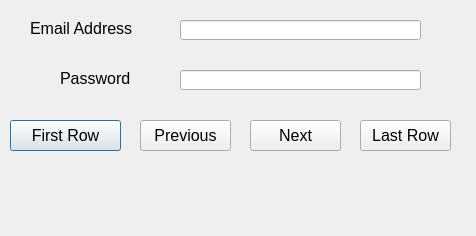
<?xml version="1.0" encoding="UTF-8"?>
<ui version="4.0">
 <class>Dialog</class>
 <widget class="QDialog" name="Dialog">
  <property name="geometry">
   <rect>
    <x>0</x>
    <y>0</y>
    <width>476</width>
    <height>236</height>
   </rect>
  </property>
  <property name="windowTitle">
   <string>Dialog</string>
  </property>
  <widget class="QLabel" name="label_3">
   <property name="geometry">
    <rect>
     <x>30</x>
     <y>20</y>
     <width>141</width>
     <height>16</height>
    </rect>
   </property>
   <property name="font">
    <font>
     <pointsize>12</pointsize>
    </font>
   </property>
   <property name="text">
    <string>Email Address</string>
   </property>
  </widget>
  <widget class="QLineEdit" name="lineEditEmailAddress">
   <property name="geometry">
    <rect>
     <x>180</x>
     <y>20</y>
     <width>241</width>
     <height>20</height>
    </rect>
   </property>
   <property name="font">
    <font>
     <pointsize>12</pointsize>
    </font>
   </property>
  </widget>
  <widget class="QLabel" name="label_4">
   <property name="geometry">
    <rect>
     <x>60</x>
     <y>70</y>
     <width>91</width>
     <height>16</height>
    </rect>
   </property>
   <property name="font">
    <font>
     <pointsize>12</pointsize>
    </font>
   </property>
   <property name="text">
    <string>Password</string>
   </property>
  </widget>
  <widget class="QLineEdit" name="lineEditPassword">
   <property name="geometry">
    <rect>
     <x>180</x>
     <y>70</y>
     <width>241</width>
     <height>20</height>
    </rect>
   </property>
   <property name="font">
    <font>
     <pointsize>12</pointsize>
    </font>
   </property>
   <property name="echoMode">
    <enum>QLineEdit::Password</enum>
   </property>
  </widget>
  <widget class="QPushButton" name="pushButtonFirst">
   <property name="geometry">
    <rect>
     <x>10</x>
     <y>120</y>
     <width>111</width>
     <height>31</height>
    </rect>
   </property>
   <property name="font">
    <font>
     <pointsize>12</pointsize>
    </font>
   </property>
   <property name="text">
    <string>First Row</string>
   </property>
  </widget>
  <widget class="QPushButton" name="pushButtonPrevious">
   <property name="geometry">
    <rect>
     <x>140</x>
     <y>120</y>
     <width>91</width>
     <height>31</height>
    </rect>
   </property>
   <property name="font">
    <font>
     <pointsize>12</pointsize>
    </font>
   </property>
   <property name="text">
    <string>Previous</string>
   </property>
  </widget>
  <widget class="QPushButton" name="pushButtonNext">
   <property name="geometry">
    <rect>
     <x>250</x>
     <y>120</y>
     <width>91</width>
     <height>31</height>
    </rect>
   </property>
   <property name="font">
    <font>
     <pointsize>12</pointsize>
    </font>
   </property>
   <property name="text">
    <string>Next</string>
   </property>
  </widget>
  <widget class="QPushButton" name="pushButtonLast">
   <property name="geometry">
    <rect>
     <x>360</x>
     <y>120</y>
     <width>91</width>
     <height>31</height>
    </rect>
   </property>
   <property name="font">
    <font>
     <pointsize>12</pointsize>
    </font>
   </property>
   <property name="text">
    <string>Last Row</string>
   </property>
  </widget>
  <widget class="QLabel" name="labelResponse">
   <property name="geometry">
    <rect>
     <x>20</x>
     <y>180</y>
     <width>431</width>
     <height>31</height>
    </rect>
   </property>
   <property name="font">
    <font>
     <pointsize>12</pointsize>
    </font>
   </property>
   <property name="text">
    <string/>
   </property>
  </widget>
 </widget>
 <resources/>
 <connections/>
</ui>
